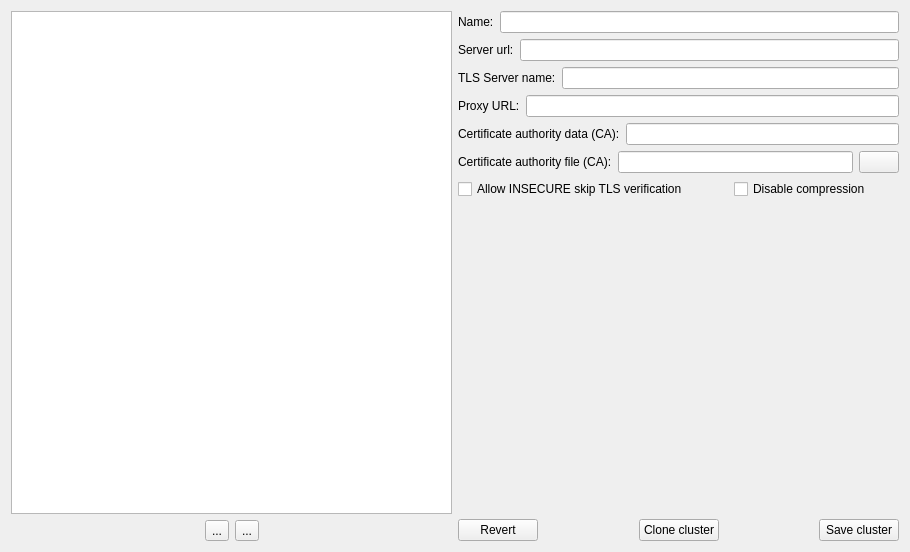
<?xml version="1.0" encoding="UTF-8"?>
<ui version="4.0">
 <class>ClusterEditor</class>
 <widget class="QWidget" name="ClusterEditor">
  <property name="geometry">
   <rect>
    <x>0</x>
    <y>0</y>
    <width>910</width>
    <height>552</height>
   </rect>
  </property>
  <property name="windowTitle">
   <string>Form</string>
  </property>
  <layout class="QGridLayout" name="gridLayout_2">
   <item row="0" column="0">
    <layout class="QGridLayout" name="gridLayout">
     <item row="0" column="0">
      <widget class="QListView" name="listViewClusterList">
       <property name="maximumSize">
        <size>
         <width>450</width>
         <height>16777215</height>
        </size>
       </property>
      </widget>
     </item>
     <item row="1" column="0">
      <layout class="QHBoxLayout" name="horizontalLayout_9">
       <item>
        <spacer name="horizontalSpacer_4">
         <property name="orientation">
          <enum>Qt::Horizontal</enum>
         </property>
         <property name="sizeHint" stdset="0">
          <size>
           <width>40</width>
           <height>20</height>
          </size>
         </property>
        </spacer>
       </item>
       <item>
        <widget class="QToolButton" name="toolButtonRemoveCluster">
         <property name="text">
          <string>...</string>
         </property>
         <property name="icon">
          <iconset theme="list-remove">
           <normaloff>.</normaloff>.</iconset>
         </property>
        </widget>
       </item>
       <item>
        <widget class="QToolButton" name="toolButtonAddCluster">
         <property name="text">
          <string>...</string>
         </property>
         <property name="icon">
          <iconset theme="list-add">
           <normaloff>.</normaloff>.</iconset>
         </property>
        </widget>
       </item>
       <item>
        <spacer name="horizontalSpacer_5">
         <property name="orientation">
          <enum>Qt::Horizontal</enum>
         </property>
         <property name="sizeHint" stdset="0">
          <size>
           <width>40</width>
           <height>20</height>
          </size>
         </property>
        </spacer>
       </item>
      </layout>
     </item>
    </layout>
   </item>
   <item row="0" column="1">
    <layout class="QVBoxLayout" name="verticalLayout">
     <item>
      <layout class="QHBoxLayout" name="horizontalLayout">
       <item>
        <widget class="QLabel" name="labelName">
         <property name="text">
          <string>Name:</string>
         </property>
        </widget>
       </item>
       <item>
        <widget class="QLineEdit" name="lineEditName"/>
       </item>
      </layout>
     </item>
     <item>
      <layout class="QHBoxLayout" name="horizontalLayout_3">
       <item>
        <widget class="QLabel" name="labelServerUrl">
         <property name="text">
          <string>Server url:</string>
         </property>
        </widget>
       </item>
       <item>
        <widget class="QLineEdit" name="lineEditServerUrl"/>
       </item>
      </layout>
     </item>
     <item>
      <layout class="QHBoxLayout" name="horizontalLayout_2">
       <item>
        <widget class="QLabel" name="labelTlsName">
         <property name="text">
          <string>TLS Server name:</string>
         </property>
        </widget>
       </item>
       <item>
        <widget class="QLineEdit" name="lineEditTlsName"/>
       </item>
      </layout>
     </item>
     <item>
      <layout class="QHBoxLayout" name="horizontalLayout_5">
       <item>
        <widget class="QLabel" name="labelProxyUrl">
         <property name="text">
          <string>Proxy URL:</string>
         </property>
        </widget>
       </item>
       <item>
        <widget class="QLineEdit" name="lineEditProxyUrl"/>
       </item>
      </layout>
     </item>
     <item>
      <layout class="QHBoxLayout" name="horizontalLayout_6">
       <item>
        <widget class="QLabel" name="labelCaData">
         <property name="text">
          <string>Certificate authority data (CA):</string>
         </property>
        </widget>
       </item>
       <item>
        <widget class="QLineEdit" name="lineEditCaData"/>
       </item>
      </layout>
     </item>
     <item>
      <layout class="QHBoxLayout" name="horizontalLayout_7">
       <item>
        <widget class="QLabel" name="labelCaFile">
         <property name="text">
          <string>Certificate authority file (CA):</string>
         </property>
        </widget>
       </item>
       <item>
        <widget class="QLineEdit" name="lineEditCaFile"/>
       </item>
       <item>
        <widget class="QPushButton" name="pushButtonCaFileSearch">
         <property name="text">
          <string/>
         </property>
         <property name="icon">
          <iconset theme="edit-find">
           <normaloff>.</normaloff>.</iconset>
         </property>
        </widget>
       </item>
      </layout>
     </item>
     <item>
      <layout class="QHBoxLayout" name="horizontalLayout_4">
       <item>
        <widget class="QCheckBox" name="checkBoxInsecureSkipTlsVerify">
         <property name="text">
          <string>Allow INSECURE skip TLS verification</string>
         </property>
        </widget>
       </item>
       <item>
        <spacer name="horizontalSpacer">
         <property name="orientation">
          <enum>Qt::Horizontal</enum>
         </property>
         <property name="sizeType">
          <enum>QSizePolicy::Maximum</enum>
         </property>
         <property name="sizeHint" stdset="0">
          <size>
           <width>40</width>
           <height>20</height>
          </size>
         </property>
        </spacer>
       </item>
       <item>
        <widget class="QCheckBox" name="checkBoxDisableCompression">
         <property name="sizePolicy">
          <sizepolicy hsizetype="Minimum" vsizetype="Fixed">
           <horstretch>0</horstretch>
           <verstretch>0</verstretch>
          </sizepolicy>
         </property>
         <property name="text">
          <string>Disable compression</string>
         </property>
        </widget>
       </item>
      </layout>
     </item>
     <item>
      <spacer name="verticalSpacer">
       <property name="orientation">
        <enum>Qt::Vertical</enum>
       </property>
       <property name="sizeHint" stdset="0">
        <size>
         <width>20</width>
         <height>40</height>
        </size>
       </property>
      </spacer>
     </item>
     <item>
      <layout class="QHBoxLayout" name="horizontalLayout_8">
       <item>
        <widget class="QPushButton" name="pushButtonRevertCluster">
         <property name="text">
          <string>Revert</string>
         </property>
         <property name="icon">
          <iconset theme="document-revert">
           <normaloff>.</normaloff>.</iconset>
         </property>
        </widget>
       </item>
       <item>
        <spacer name="horizontalSpacer_2">
         <property name="orientation">
          <enum>Qt::Horizontal</enum>
         </property>
         <property name="sizeHint" stdset="0">
          <size>
           <width>40</width>
           <height>20</height>
          </size>
         </property>
        </spacer>
       </item>
       <item>
        <widget class="QPushButton" name="pushButtonCloneCluster">
         <property name="text">
          <string>Clone cluster</string>
         </property>
         <property name="icon">
          <iconset theme="edit-copy">
           <normaloff>.</normaloff>.</iconset>
         </property>
        </widget>
       </item>
       <item>
        <spacer name="horizontalSpacer_3">
         <property name="orientation">
          <enum>Qt::Horizontal</enum>
         </property>
         <property name="sizeHint" stdset="0">
          <size>
           <width>40</width>
           <height>20</height>
          </size>
         </property>
        </spacer>
       </item>
       <item>
        <widget class="QPushButton" name="pushButtonSaveCluster">
         <property name="text">
          <string>Save cluster</string>
         </property>
         <property name="icon">
          <iconset theme="document-save">
           <normaloff>.</normaloff>.</iconset>
         </property>
        </widget>
       </item>
      </layout>
     </item>
    </layout>
   </item>
  </layout>
 </widget>
 <resources/>
 <connections/>
</ui>
